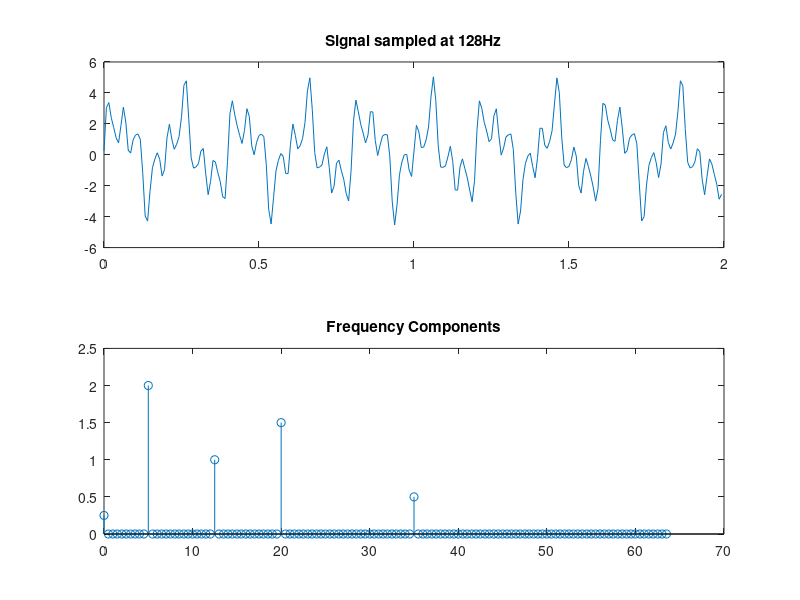

Reproduce this figure in MATLAB.
%%%%%%                 FFT PART                  %%%%%%%%%%%%%%

N=256;
T=1/128;
k=0:N-1;
time=k*T;
f=0.25+2*sin(2*pi*5*k*T)+1*sin(2*pi*12.5*k*T)+1.5*sin(2*pi*20*k*T)+0.5*sin(2*pi*35*k*T);
subplot(211);
plot(time,f);
title('Signal sampled at 128Hz');
F=fft(f);
magF=abs([F(1)/N,F(2:N/2)/(N/2)]);
hertz=k(1:N/2)*(1/(N*T));
subplot(212);
stem(hertz,magF);
title('Frequency Components');




